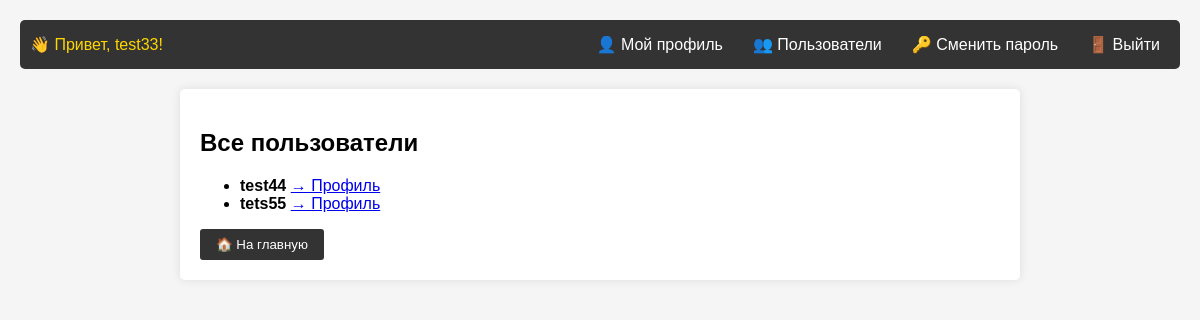
The page /users/ (signed in) on the database as committed earlier.
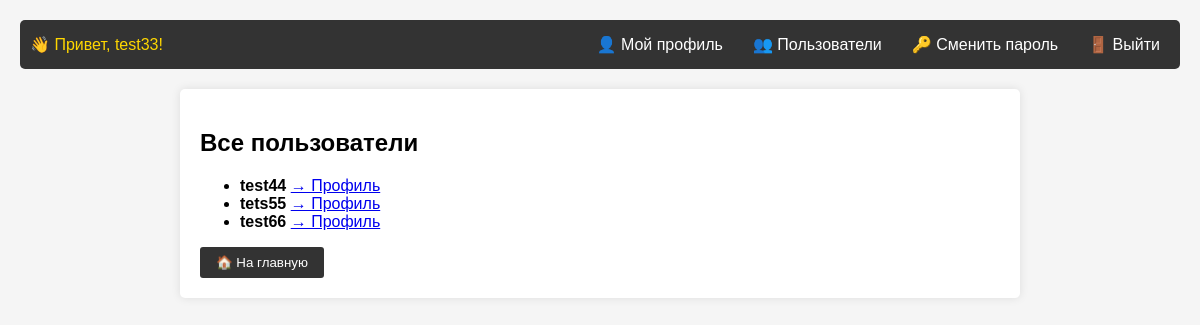
The same page on the database as committed later.
### users/models.py (models this page shows, shortened)
class CustomUser(AbstractUser):
    email = models.EmailField(unique=True, verbose_name='Email')
    phone = models.CharField(max_length=20, blank=True, verbose_name='Номер телефона')
    avatar = models.ImageField(upload_to='avatars/', blank=True, null=True, verbose_name='Аватар')
    bio = models.TextField(blank=True, verbose_name='О себе')
    friends = models.ManyToManyField('self', blank=True, verbose_name='Друзья')

### users/views.py (the view)
# urls.py: path('users/', views.user_list, name='user_list'),
@login_required
def user_list(request):
    users = CustomUser.objects.exclude(id=request.user.id)
    logger.info(f"User {request.user.username} viewed user list")
    return render(request, 'users/user_list.html', {'users': users})

### users/templates/users/user_list.html (shortened to what this page needs)
{% extends 'base.html' %}
{% block content %}
<h2>Все пользователи</h2>
<ul>
    {% for u in users %}
        <li>
            <strong>{{ u.username }}</strong>
            <a href="{% url 'profile' u.username %}">→ Профиль</a>
        </li>
    {% empty %}
        <li>Нет других пользователей</li>
    {% endfor %}
</ul>
<a href="{% url 'home' %}"><button>🏠 На главную</button></a>
{% endblock %}

### templates/base.html (shortened to what this page needs)
<!DOCTYPE html>
<html lang="ru">
<head>
</head>
<body>
    <nav>
        {% if user.is_authenticated %}
            <span>👋 Привет, {{ user.username }}!</span>
            <a href="{% url 'profile' user.username %}">👤 Мой профиль</a>
            <a href="{% url 'user_list' %}">👥 Пользователи</a>
            <a href="{% url 'password_change' %}">🔑 Сменить пароль</a>
            <form action="{% url 'logout' %}" method="post" style="display: inline;">
                <button type="submit">🚪 Выйти</button>
            </form>
        {% else %}
            <a href="{% url 'login' %}">🔐 Войти</a>
            <a href="{% url 'register' %}">📝 Регистрация</a>
        {% endif %}
    </nav>
    <div class="container">
        {% block content %}{% endblock %}
    </div>
</body>
</html>

### templates/base.html (style rules this page uses)
body { font-family: Arial, sans-serif; margin: 0; padding: 20px; background-color: #f5f5f5; }
nav { background-color: #333; padding: 10px; margin-bottom: 20px; border-radius: 5px; display: flex; align-items: center; gap: 10px; }
nav a { color: white; text-decoration: none; padding: 5px 10px; border-radius: 3px; }
nav span { color: #ffd700; margin-right: auto; }
nav form button { background: none; border: none; color: white; padding: 5px 10px; cursor: pointer; font-size: 16px; border-radius: 3px; }
.container { max-width: 800px; margin: 0 auto; background-color: white; padding: 20px; border-radius: 5px; box-shadow: 0 0 10px rgba(0,0,0,0.1); }
button { background-color: #333; color: white; padding: 8px 16px; border: none; border-radius: 3px; cursor: pointer; }

Rows that differ between the two databases and show on the page:
added CustomUser: username "test66"
